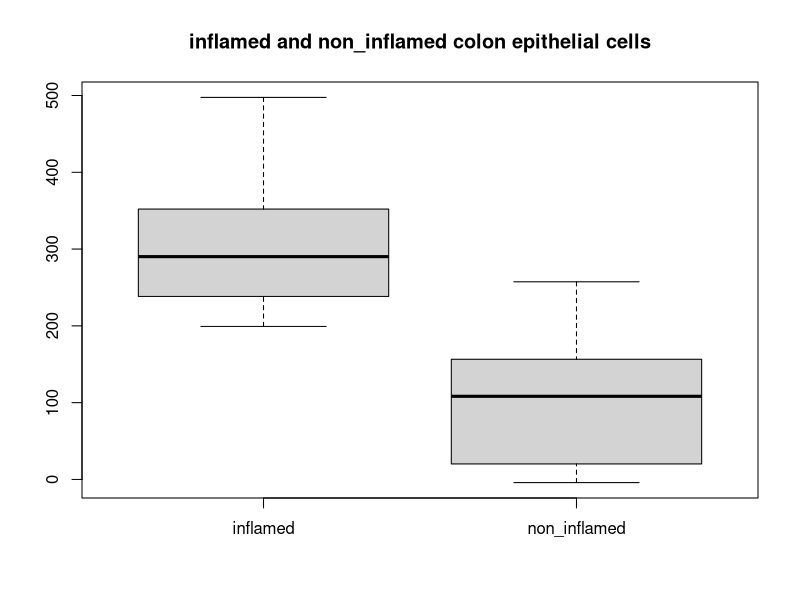

Write the R code that produced this figure.
## ---- chunk 1
mean1<- 340.0
sd1<- 85.0
mean2<-120.0
sd2<-75.0
## ---- chunk 2
exp1<- rnorm(n=10,mean1,sd1)
exp1
## ---- chunk 3
exp2<- rnorm(n=10,mean1,sd1)
exp2
## ---- chunk 4
exp3<- rnorm(n=10,mean1,sd1)
exp3
## ---- chunk 5
exp4<- rnorm(n=10,mean2,sd2)
exp4
## ---- chunk 6
exp5<-rnorm(n=10,mean2,sd2)
exp5
## ---- chunk 7
exp6<-rnorm(n=10,mean2,sd2)
exp6
## ---- chunk 8
mean(exp1, na.rm = T)
sd(exp1, na.rm = T)
mean(exp2, na.rm = T)
sd(exp2, na.rm = T)
mean(exp3,na.rm = T)
sd(exp3, na.rm = T)
mean(exp4,na.rm=T)
sd(exp4, na.rm=T)
mean(exp5,na.rm=T)
sd(exp5,na.rm=T)
mean(exp6, na.rm= T)
sd(exp6, na.rm=T)
## ---- chunk 9
expo<-data.frame(inflamed=exp1, non_inflamed=exp4)
boxplot(expo, main="inflamed and non_inflamed colon epithelial cells")
## ---- chunk 10
var.test(exp1,exp4)
## ---- chunk 11
t.test(exp1,exp4,pair=TRUE)
## ---- chunk 12
exp7<-rnorm(n=5,mean1,sd1)
exp8<-rnorm(n=5,mean2,sd2)
exp9<-rnorm(n=20,mean1,sd1)
exp10<-rnorm(n=20,mean2,sd2)
## ---- chunk 13
var.test(exp7,exp8)
## ---- chunk 14
t.test(exp7,exp8,pair=TRUE)
## ---- chunk 15
var.test(exp9,exp10)
## ---- chunk 16
t.test(exp9,exp10,pair=TRUE)
## ---- chunk 17
p<-c(0.006, 3.697e-05,5.168e-07)
## ---- chunk 18
ptable<-data.frame(pval=p)
## ---- chunk 19
minuslambda<-log(0.0001)
## ---- chunk 20
lambda<- 9.21
genome_length_fungus<-3*10^7
short_read_length<-100
total_no_of_read<- lambda*genome_length_fungus/short_read_length
total_no_of_read
